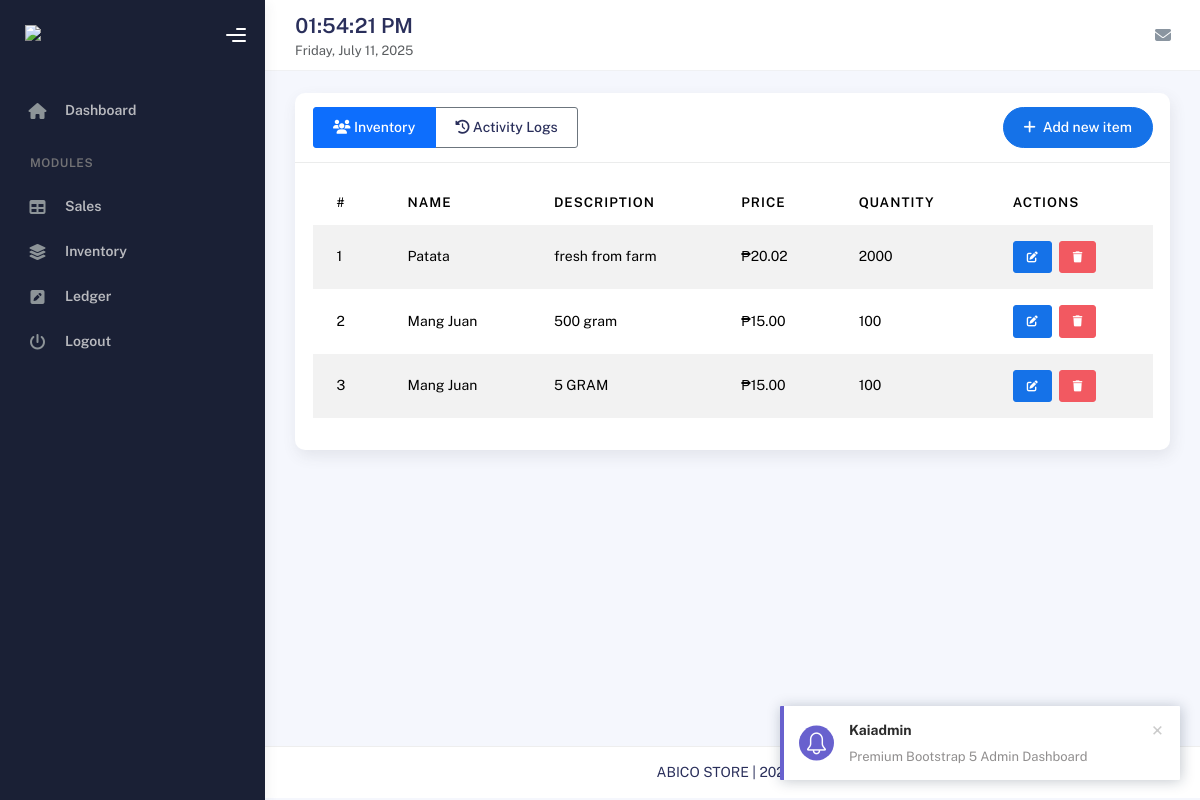
Before: /inventory/index.php (signed in) with the older database file.
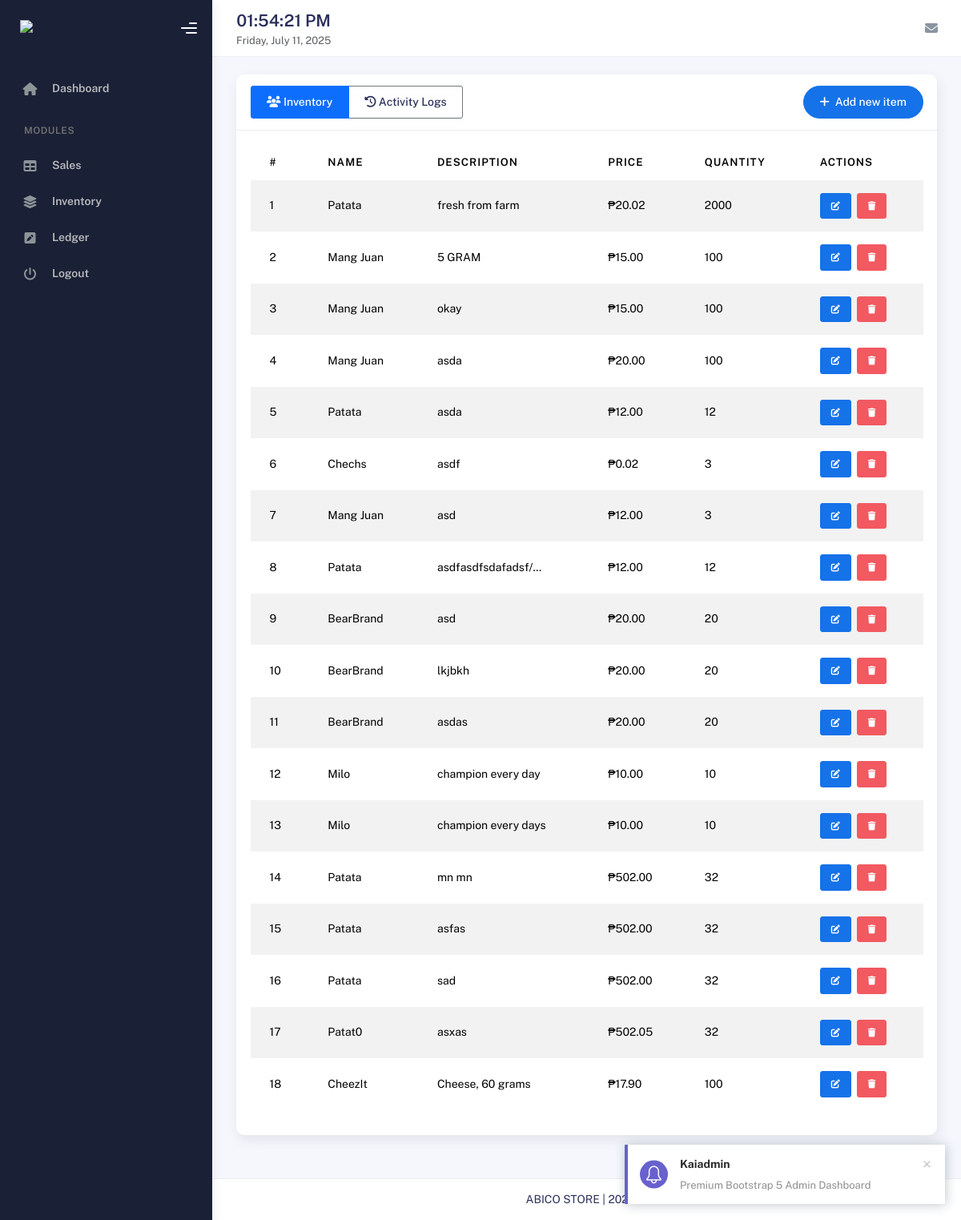
After: the same page with the newer database file.
### tables this page shows
CREATE TABLE `products` (
  `id` int(11) NOT NULL,
  `product_name` varchar(255) NOT NULL,
  `description` text DEFAULT NULL,
  `quantity` int(11) NOT NULL DEFAULT 0,
  `price` decimal(10,2) NOT NULL,
  `created_at` timestamp NOT NULL DEFAULT current_timestamp(),
  `updated_at` timestamp NOT NULL DEFAULT current_timestamp() ON UPDATE current_timestamp()
);

### includes/inventory/product.php (called while the page is built, shortened)
<?php
class product {
    private $conn;
    private $table_name = "products";
    public function __construct($db) {
        $this->conn = $db;
    }
    public function readAll() {
        $query = "SELECT * FROM " . $this->table_name . " ORDER BY created_at ASC";
        $stmt = $this->conn->prepare($query);
        $stmt->execute();
        return $stmt;
    }
}
?>

### inventory/index.php (the view, shortened to what this page needs)
<?php
require_once __DIR__ . '/../includes/inventory/product.php';
$database = new dbconn();
$db = $database->getConnection();
$product = new product($db);
$stmt = $product->readAll();
include __DIR__ . "/../templates/header.php";
include __DIR__ . "/../templates/sidebar.php";
include __DIR__ . "/../templates/nav.php";
?>
<div class="container">
    <div class="page-inner">
        <div class="card">
            <div class="card-header d-flex align-items-center justify-content-between">
                <div class="d-flex align-items-center">
                    <h4 class="card-title mb-0">
                        <div class="btn-group" role="group">
                            <a href="index.php" class="btn btn-outline-primary active">
                                <i class="fas fa-users"></i> Inventory
                            </a>
                            <a href="activity_log.php" class="btn btn-outline-secondary">
                                <i class="fas fa-history"></i> Activity Logs
                            </a>
                        </div>
                    </h4>
                </div>
                <button class="btn btn-primary btn-round" data-bs-toggle="modal" data-bs-target="#addProductModal">
                    <i class="fas fa-plus me-2"></i>Add new item
                </button>
            </div>
            <div class="card-body">
                <div class="table-responsive">
                    <table id="inventoryTable" class="table table-hover table-striped" style="width:100%">
                        <thead>
                            <tr>
                                <th>#</th>
                                <th>Name</th>
                                <th>Description</th>
                                <th>Price</th>
                                <th>Quantity</th>
                                <th>Actions</th>
                            </tr>
                        </thead>
                        <tbody>
                            <?php $count = 1; ?>
                            <?php while ($row = $stmt->fetch(PDO::FETCH_ASSOC)) { ?>
                            <tr>
                                <td><?php echo $count++; ?></td>
                                <td><?php echo htmlspecialchars(mb_strimwidth($row['product_name'], 0, 20, "...")); ?></td>
                                <td><?php echo htmlspecialchars(mb_strimwidth($row['description'], 0, 20, "...")); ?></td>
                                <td data-order="<?php echo $row['price']; ?>">₱<?php echo number_format($row['price'], 2); ?></td>
                                <td><?php echo $row['quantity']; ?></td>
                                <td>
                                    <div class="d-flex">
                                    <button class="btn btn-primary btn-sm me-2 edit-product"
                                            data-id="<?php echo $row['id']; ?>"
                                            data-name="<?php echo htmlspecialchars($row['product_name']); ?>"
                                            data-description="<?php echo htmlspecialchars($row['description']); ?>"
                                            data-quantity="<?php echo $row['quantity']; ?>"
                                            data-price="<?php echo $row['price']; ?>">
                                        <i class="fas fa-edit"></i>
                                    </button>
                                        <button class="btn btn-danger btn-sm delete-product"
                                                data-id="<?php echo $row['id']; ?>"
                                                data-name="<?php echo htmlspecialchars($row['product_name']); ?>">
                                            <i class="fas fa-trash"></i>
                                        </button>
                                    </div>
                                </td>
                            </tr>
                            <?php } ?>
                        </tbody>
                    </table>
                </div>
            </div>
        </div>
    </div>
</div>
<?php include __DIR__ . "/../templates/footer.php"; ?>
<link rel="stylesheet" type="text/css" href="https://cdn.datatables.net/1.11.5/css/dataTables.bootstrap5.min.css">
</body>
</html>

### templates/header.php (shortened to what this page needs)
<!DOCTYPE html>
<html lang="en">
  <head>
    <link rel="stylesheet" href="/abico/assets/css/bootstrap.min.css" />
    <link rel="stylesheet" href="/abico/assets/css/plugins.min.css" />
    <link rel="stylesheet" href="/abico/assets/css/kaiadmin.min.css" />
    <link rel="stylesheet" href="https://cdnjs.cloudflare.com/ajax/libs/font-awesome/6.5.0/css/all.min.css" />
  </head>

### templates/sidebar.php (shortened to what this page needs)
<?php
$base = "/ABICO";
?>
<body>
  <div class="wrapper">
    <div class="sidebar" data-background-color="dark">
      <div class="sidebar-logo">
        <div class="logo-header" data-background-color="dark">
          <a href="<?= $base; ?>/index.php" class="logo">
            <img
              src="<?= $base; ?>/assets/img/kaiadmin/logo_light.svg"
              alt="navbar brand"
              class="navbar-brand"
              height="20"
            />
          </a>
          <div class="nav-toggle">
            <button class="btn btn-toggle toggle-sidebar">
              <i class="gg-menu-right"></i>
            </button>
          </div>
        </div>
      </div>
      <div class="sidebar-wrapper scrollbar scrollbar-inner">
        <div class="sidebar-content">
          <ul class="nav nav-secondary">
            <li class="nav-item">
              <a href="<?= $base; ?>/index.php">
                <i class="fas fa-home"></i>
                <p>Dashboard</p>
              </a>
            </li>
            <li class="nav-section">
              <h4 class="text-section">Modules</h4>
            </li>
            <li class="nav-item">
              <a href="<?= $base; ?>/sales/index.php">
                <i class="fas fa-table"></i>
                <p>Sales</p>
              </a>
            </li>
            <li class="nav-item">
              <a href="<?= $base; ?>/inventory/index.php">
                <i class="fas fa-layer-group"></i>
                <p>Inventory</p>
              </a>
            </li>
            <li class="nav-item">
              <a href="<?= $base; ?>/ledger/index.php">
                <i class="fas fa-pen-square"></i>
                <p>Ledger</p>
              </a>
            </li>
            <li class="nav-item">
              <a href="javascript:void(0)" class="text-danger" id="logoutBtn">
                <i class="fa-solid fa-power-off"></i>
                <p>Logout</p>
              </a>
            </li>
          </ul>
        </div>
      </div>
    </div>

### templates/nav.php (shortened to what this page needs)
<div class="main-panel">
    <div class="main-header">
        <nav
        class="navbar navbar-header navbar-header-transparent navbar-expand-lg border-bottom"
        >
            <div class="container-fluid">
                <div class="current-time d-flex align-items-center">
                    <div class="text-center">
                        <div id="current-time" class="h4 mb-0 fw-bold"></div>
                        <div id="current-date" class="small text-muted"></div>
                    </div>
                </div>
                <ul class="navbar-nav topbar-nav ms-md-auto align-items-center">
                    <li class="nav-item topbar-icon dropdown hidden-caret">
                        <a
                        class="nav-link dropdown-toggle"
                        href="#"
                        id="messageDropdown"
                        role="button"
                        data-bs-toggle="dropdown"
                        aria-haspopup="true"
                        aria-expanded="false"
                        >
                            <i class="fa fa-envelope"></i>
                        </a>
                    </li>
                </ul>
            </div>
        </nav>
    </div>

### templates/footer.php
<footer class="footer">
    <div class="container-fluid d-flex justify-content-center">
      <div class="copyright text-center">
        ABICO STORE | <?php echo date('Y'); ?> &copy;
      </div>
    </div>
  </footer>

Changed rows visible on the page:
removed products: product_name "Mang Juan", description "500 gram", price "15.00", quantity "100"
added products: product_name "Mang Juan", description "okay", price "15.00", quantity "100"
added products: product_name "Mang Juan", description "asda", price "20.00", quantity "100"
added products: product_name "Patata", description "asda", price "12.00", quantity "12"
added products: product_name "Chechs", description "asdf", price "0.02", quantity "3"
added products: product_name "Mang Juan", description "asd", price "12.00", quantity "3"
added products: product_name "Patata", description "asdfasdfsdafadsf/...", price "12.00", quantity "12"
added products: product_name "BearBrand", description "asd", price "20.00", quantity "20"
added products: product_name "BearBrand", description "lkjbkh", price "20.00", quantity "20"
added products: product_name "BearBrand", description "asdas", price "20.00", quantity "20"
added products: product_name "Milo", description "champion every day", price "10.00", quantity "10"
added products: product_name "Milo", description "champion every days", price "10.00", quantity "10"
added products: product_name "Patata", description "mn mn", price "502.00", quantity "32"
added products: product_name "Patata", description "asfas", price "502.00", quantity "32"
added products: product_name "Patata", description "sad", price "502.00", quantity "32"
added products: product_name "Patat0", description "asxas", price "502.05", quantity "32"
added products: product_name "CheezIt", description "Cheese, 60 grams", price "17.90", quantity "100"
